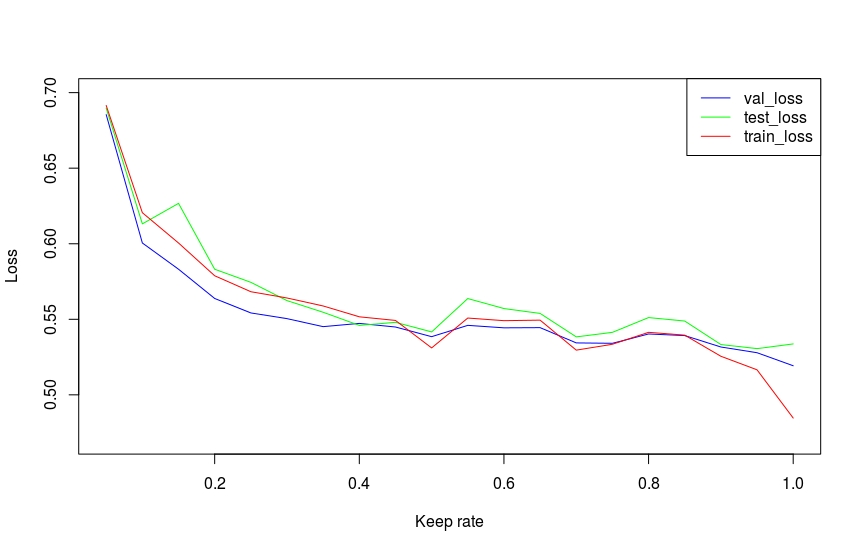

Source code (R):
#library
library(ggplot2)
library(reshape2)

# melt data
r1 <- read.csv("/home/mehedi/Desktop/Parameters/dropout/results.csv")

#plot graph
plot(r1$x1, r1$x3, col='blue', type="l", ylim=c(0.47, 0.70), ylab = "Loss", xlab = "Keep rate", lwd=1)
lines(r1$x1, r1$x5, col='green', type="l", lwd=1)
lines(r1$x1, r1$x7, col='red', type="l", lwd=1)
legend('topright',c("val_loss", "test_loss", 'train_loss'), col=c('blue', 'green', 'red'), lwd=1)
